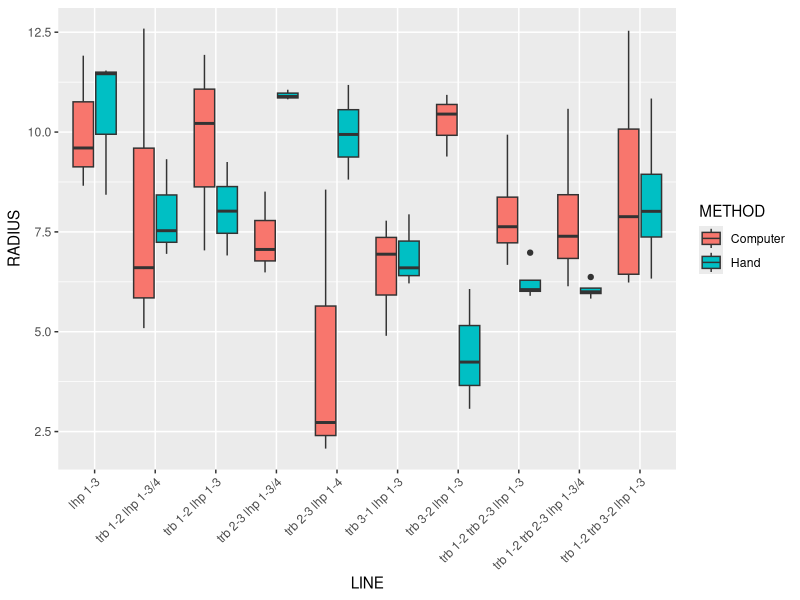

Write R code to recreate this figure. (Note: this script raises an error after producing the figure.)
## ---- chunk 1
######################################################
library(ggplot2)
library(dplyr)
library(tidyr)
library(emmeans)
######################################################

df = read.table("Hand vs Computer.csv", stringsAsFactors = TRUE, sep = ";", na.strings = c("NA",""), header = TRUE)
df$PLANT<- as.factor(as.character(df$PLANT))
df$RADIUS<- as.numeric(as.character(df$RADIUS))
df$METHOD<- as.factor(as.character(df$METHOD))


x_label<-c('lhp 1-3','trb 1-2 lhp 1-3/4','trb 1-2 lhp 1-3','trb 2-3 lhp 1-3/4','trb 2-3 lhp 1-4','trb 3-1 lhp 1-3','trb 3-2 lhp 1-3','trb 1-2 trb 2-3 lhp 1-3','trb 1-2 trb 2-3 lhp 1-3/4','trb 1-2 trb 3-2 lhp 1-3')

plot<- ggplot(df, aes(x=LINE, y=RADIUS, fill=METHOD)) + 
    geom_boxplot()+
    scale_x_discrete(limits = x_label)+
    theme(axis.text.x = element_text(angle = 45, hjust = 1))

ggsave("Hand_Vs_Computer.tiff", plot, width = 30, height = 15, units = "cm", dpi = 1200)
## ---- chunk 2
# Build the linear model
model  <- lm(RADIUS ~ LINE*METHOD,
             data = df)
# Create a QQ plot of residuals
ggqqplot(residuals(model))
## ---- chunk 3
# Compute Shapiro-Wilk test of normality
shapiro_test(residuals(model))

df %>%
  group_by(LINE, METHOD) %>%
  shapiro_test(RADIUS)

ggqqplot(df, "RADIUS", ggtheme = theme_bw()) +
  facet_grid(METHOD ~ LINE)
## ---- chunk 4
#test of the innteraction
res.aov <- df %>% anova_test(RADIUS ~ LINE * METHOD)
res.aov
## ---- chunk 5
# Group the data by gender and fit  anova
model <- lm(RADIUS ~ LINE * METHOD, data = df)
df%>%
  group_by(LINE) %>%
  anova_test(RADIUS ~ METHOD, error = model)
## ---- chunk 6
# pairwise comparisons
pwc <- df %>% 
  group_by(LINE) %>%
  emmeans_test(RADIUS ~ METHOD, p.adjust.method = "bonferroni") 
pwc
